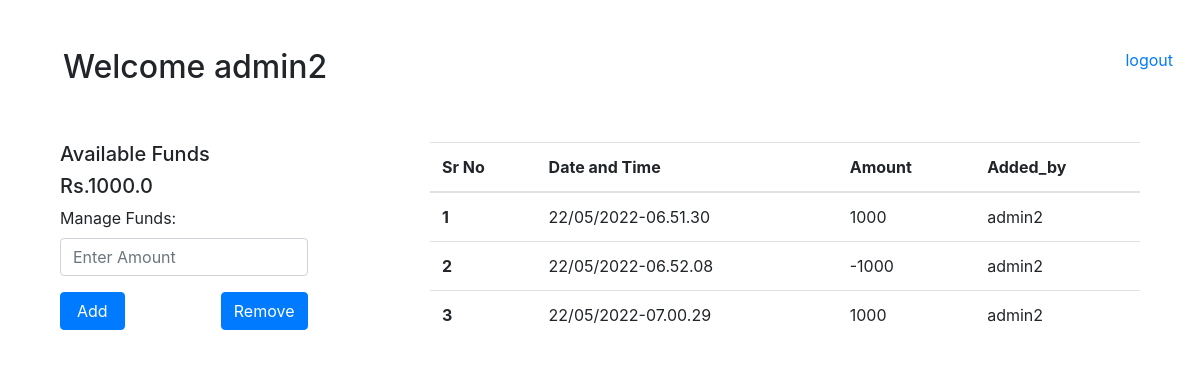
Page / (signed in) on the committed database.
### app/models.py (models this page shows, shortened)
class Total_amount(models.Model):
    user = models.ForeignKey(User,on_delete=models.CASCADE)
    total = models.FloatField()

class Wallet(models.Model):
    user = models.ForeignKey(User, on_delete=models.CASCADE)
    amount = models.CharField(max_length=10)
    status = models.CharField(max_length=10,choices=status)
    created_at = models.DateTimeField(auto_now_add=True)
    updated_at = models.DateTimeField(auto_now=True)

### app/views.py (the view, shortened to what this page needs)
# urls.py: path('', views.home,name="home"),
def home(request):
    if request.user.is_authenticated:
        try:
            wallet = Wallet.objects.filter(user = request.user)
            total = Total_amount.objects.filter(user=request.user)
            if total:
                return render(request,"home.html",{'wallet':wallet,"total":total[0]})
            return render(request,"home.html",{'wallet':wallet})
        except Exception as e:
            messages.error(request, "Something is wrong")
            return redirect("home")
    else:
        return redirect("login")

### template/home.html (shortened to what this page needs)
<!DOCTYPE html>
<html lang="en">
<head>
  <link rel="stylesheet" href="https://cdn.jsdelivr.net/npm/bootstrap@4.6.1/dist/css/bootstrap.min.css">
</head>
<body>
<div class="container m-5">
  <div class="d-flex justify-content-between">
    <h2>Welcome {{request.user.username}}</h2>
    <a href="{% url 'logout' %}">logout</a>
  </div>
</div>
<div class="container d-flex justify-content-between">
  <div class="col-lg-3">
    <h5>Available Funds</h5>
    {% if total %}
    <h5>Rs.{{total.total}}</h5>
    {% else %}
    <h5>Rs.0.0</h5>
    {% endif %}
    <form action="" method="post">
      <div class="form-group">
        <label for="pwd">Manage Funds:</label>
        <input type="number" class="form-control" id="pwd" placeholder="Enter Amount" name="amount">
      </div>
      <div class="d-flex justify-content-between">
        <input type="submit" value="Add" name="type" class="btn btn-primary px-3">
        <input type="submit" value="Remove" name="type" class="btn btn-primary">
      </div>
    </form>
  </div>
  <div class="col-lg-8">
    {% if wallet %}
    <table class="table">
      <thead>
        <tr>
          <th scope="col">Sr No</th>
          <th scope="col">Date and Time</th>
          <th scope="col">Amount</th>
          <th scope="col">Added_by</th>
        </tr>
      </thead>
      <tbody>
        {% for wallet in wallet %}
          <tr>
            <th scope="row">{{forloop.counter}}</th>
            <td>{{wallet.created_at |date:"d/m/Y-h.i.s"  }}</td>
            {% if wallet.status == 'add' %}
            <td>{{wallet.amount}}</td>
            {% else %}
            <td>-{{wallet.amount}}</td>
            {% endif %}
            <td>{{wallet.user.username}}</td>
          </tr>
          {% endfor %}
      </tbody>
    </table>
    {% else %}
    <h3 class="text-center">No transition details</h3>
    {% endif %}
  </div>
</div>
</body>
</html>

### rows in the picture
Total_amount: total "1000.0"
Wallet: created_at "22/05/2022-06.51.30", amount "1000", user.username "admin2"
Wallet: created_at "22/05/2022-06.52.08", amount "1000", user.username "admin2"
Wallet: created_at "22/05/2022-07.00.29", amount "1000", user.username "admin2"

### other values in the picture
{{ request.user.username }} "admin2"
